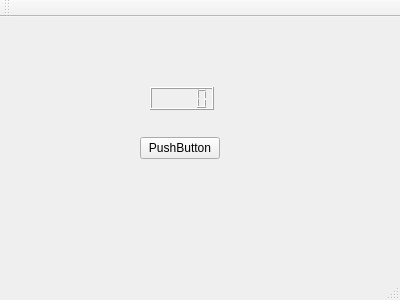
<?xml version="1.0" encoding="UTF-8"?>
<ui version="4.0">
 <class>MainWindow</class>
 <widget class="QMainWindow" name="MainWindow">
  <property name="geometry">
   <rect>
    <x>0</x>
    <y>0</y>
    <width>400</width>
    <height>300</height>
   </rect>
  </property>
  <property name="windowTitle">
   <string>MainWindow</string>
  </property>
  <widget class="QWidget" name="centralWidget">
   <widget class="QPushButton" name="pushButton">
    <property name="geometry">
     <rect>
      <x>140</x>
      <y>120</y>
      <width>80</width>
      <height>22</height>
     </rect>
    </property>
    <property name="text">
     <string>PushButton</string>
    </property>
   </widget>
   <widget class="QLCDNumber" name="lcdNumber">
    <property name="geometry">
     <rect>
      <x>150</x>
      <y>70</y>
      <width>64</width>
      <height>23</height>
     </rect>
    </property>
   </widget>
  </widget>
  <widget class="QMenuBar" name="menuBar">
   <property name="geometry">
    <rect>
     <x>0</x>
     <y>0</y>
     <width>400</width>
     <height>21</height>
    </rect>
   </property>
  </widget>
  <widget class="QToolBar" name="mainToolBar">
   <attribute name="toolBarArea">
    <enum>TopToolBarArea</enum>
   </attribute>
   <attribute name="toolBarBreak">
    <bool>false</bool>
   </attribute>
  </widget>
  <widget class="QStatusBar" name="statusBar"/>
 </widget>
 <layoutdefault spacing="6" margin="11"/>
 <resources/>
 <connections/>
</ui>
